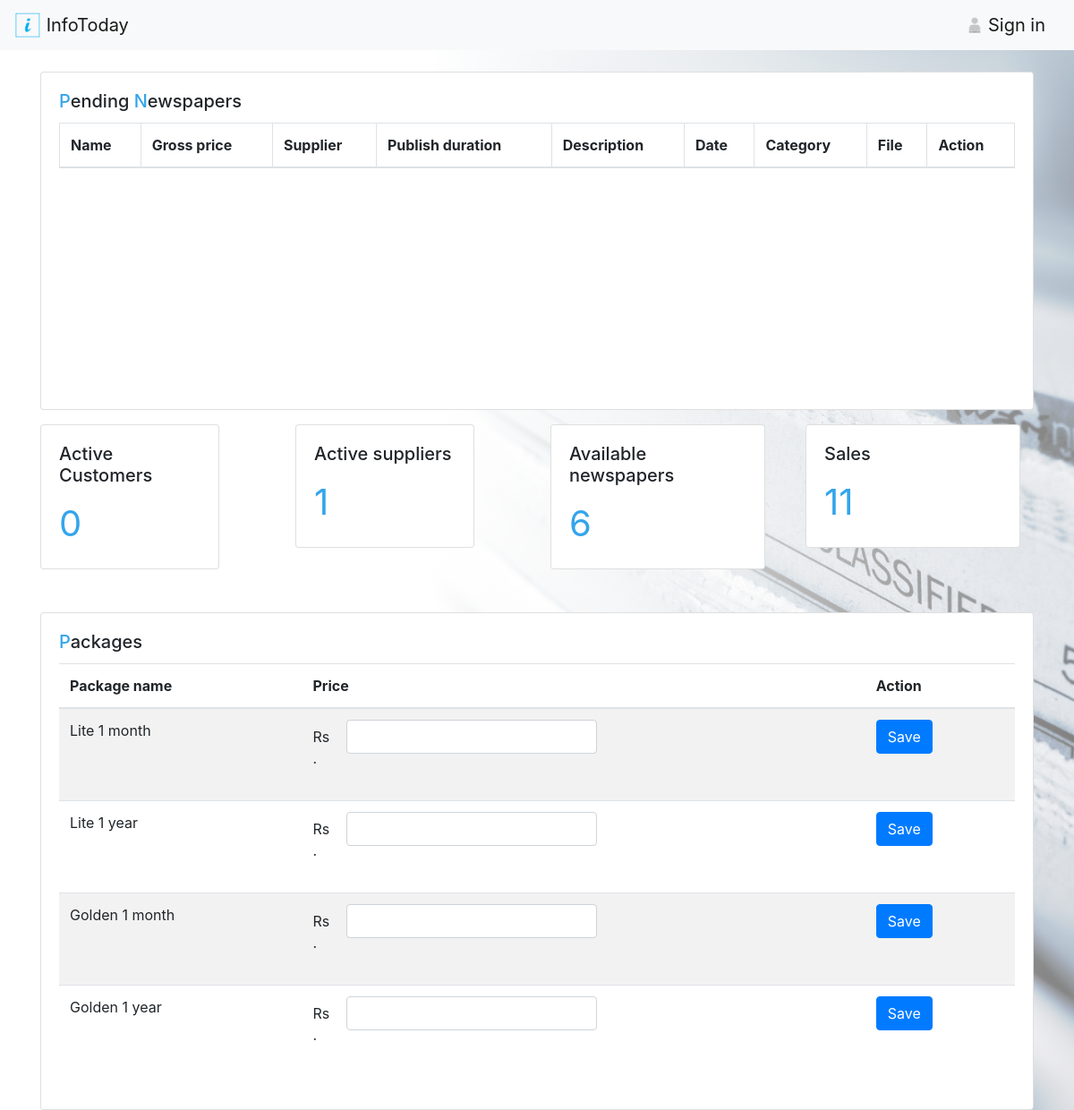
The app's page /admin.php, older data.
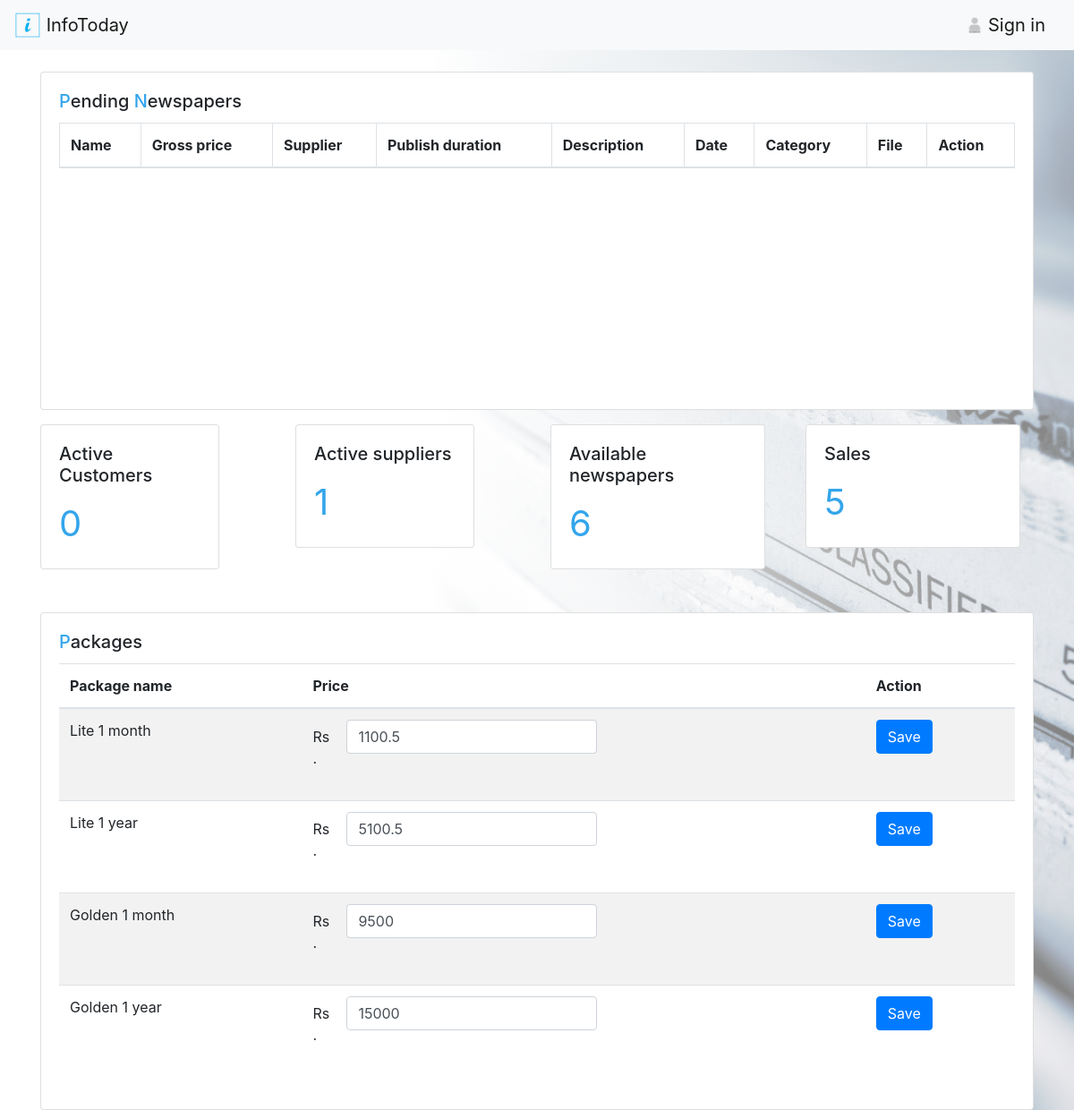
The same page, newer data.
### tables this page shows
CREATE TABLE IF NOT EXISTS `package` (
  `pkg_id` int(11) NOT NULL AUTO_INCREMENT,
  `pkg_name` varchar(100) NOT NULL,
  `price` float NOT NULL,
  PRIMARY KEY (`pkg_id`)
);

### admin.php (the view, shortened to what the changed rows need)
<!DOCTYPE html>
<?php
  require_once("inc/connection.php");
?>
<html>
<head>
  	<link rel="stylesheet" href="https://stackpath.bootstrapcdn.com/bootstrap/4.4.1/css/bootstrap.min.css">
  	<link rel="stylesheet" type="text/css" href="css/custom.css">
</head>
<body class="background">
        <div class="container">
            <div class="row mt-4">
              <div class="col-12">
                <div class="card" >
                    <div class="card-body">
                      <div class="table-wrapper-scroll-y my-custom-scrollbar">
                        <table class="table table-bordered table-striped mb-0">
                          <thead>
                            <tr>
                              <th scope="col">Name</th>
                              <th scope="col">Gross price</th>
                              <th scope="col">Supplier</th>
                              <th scope="col">Publish duration</th>
                              <th scope="col">Description</th>
                              <th scope="col">Date</th>
                              <th scope="col">Category</th>
                              <th scope="col">File</th>
                              <th scope="col">Action</th>
                            </tr>
                          </thead>
                        </table>
                      </div>
                    </div>
                </div>
              </div>
               <div class="col-3">
                  <div class="card mt-3" style="width:240px;">
                    <div class="card-body">
                      <h5 class="card-title">Sales</h5>
                      <font class="card-text" style="font-size: 40px" color="#34a5eb">
                      <?php
                          $countQ = "SELECT COUNT(*) as `count` FROM `purchases`";
                          $result = mysqli_query($con,$countQ);
                          if ($result) {
                            echo mysqli_fetch_assoc($result)['count'];
                          }
                      ?>
                      </font>
                    </div>
                  </div>
              </div>
              <?php
                  $lite1month = mysqli_fetch_assoc(mysqli_query($con,"SELECT * FROM `package` WHERE `pkg_name`='Lite 1 month'" ))['price'];
                  $lite1year = mysqli_fetch_assoc(mysqli_query($con,"SELECT * FROM `package` WHERE `pkg_name`='Lite 1 year'" ))['price'];
                  $gold1month = mysqli_fetch_assoc(mysqli_query($con,"SELECT * FROM `package` WHERE `pkg_name`='Golden 1 month'" ))['price'];
                  $gold1year = mysqli_fetch_assoc(mysqli_query($con,"SELECT * FROM `package` WHERE `pkg_name`='Golden 1 year'" ))['price'];
              ?>
              <div class="col-12 mt-5">
                <div class="card" >
                    <div class="card-body">
                <table class="table table-striped ">
                  <thead>
                    <tr>
                      <th scope="col">Package name</th>
                      <th scope="col">Price</th>
                      <th scope="col">Action</th>
                    </tr>
                  </thead>
                  <tbody>
                    <tr>
                      <form action="admin.php" method="post">
                      <td>Lite 1 month</th>
                      <td>
                        <div class="form-group row">
                          <label for="price" class="col-sm-1 col-form-label">Rs.</label>
                             <input type="type" name="price" value=<?php echo "'{$lite1month}'"; ?> class="form-control text_width">
                          </div>
                       </td>
                     </form>
                    </tr>
                    <tr>
                      <form action="admin.php" method="post">
                      <td>Lite 1 year</th>
                      <td>
                        <div class="form-group row">
                          <label for="price" class="col-sm-1 col-form-label">Rs.</label>
                             <input type="type" name="price" value=<?php echo "'{$lite1year}'"; ?> class="form-control text_width">
                          </div>
                       </td>
                      </form>
                    </tr>
                    <tr>
                      <form action="admin.php" method="post">
                      <td>Golden 1 month</th>
                      <td>
                        <div class="form-group row">
                          <label for="price" class="col-sm-1 col-form-label">Rs.</label>
                             <input type="type" name="price" value=<?php echo "'{$gold1month}'"; ?> class="form-control text_width">
                          </div>
                       </td>
                      </form>
                    </tr>
                    <tr>
                      <form action="admin.php" method="post">
                      <td>Golden 1 year</th>
                      <td>
                        <div class="form-group row">
                          <label for="price" class="col-sm-1 col-form-label">Rs.</label>
                             <input type="type" name="price" value=<?php echo "'{$gold1year}'"; ?> class="form-control text_width">
                          </div>
                       </td>
                     </form>
                    </tr>
                  </tbody>
                </table>
              </div>
            </div>
          </div>
            </div>
        </div>
</body>
</html>

Row changes from the older to the newer data that the page shows:
added package: price "1100.5"
added package: price "5100.5"
added package: price "9500"
added package: price "15000"
Text that changed along with them:
mysqli_fetch_assoc($result)['count']: "11" → "5"
